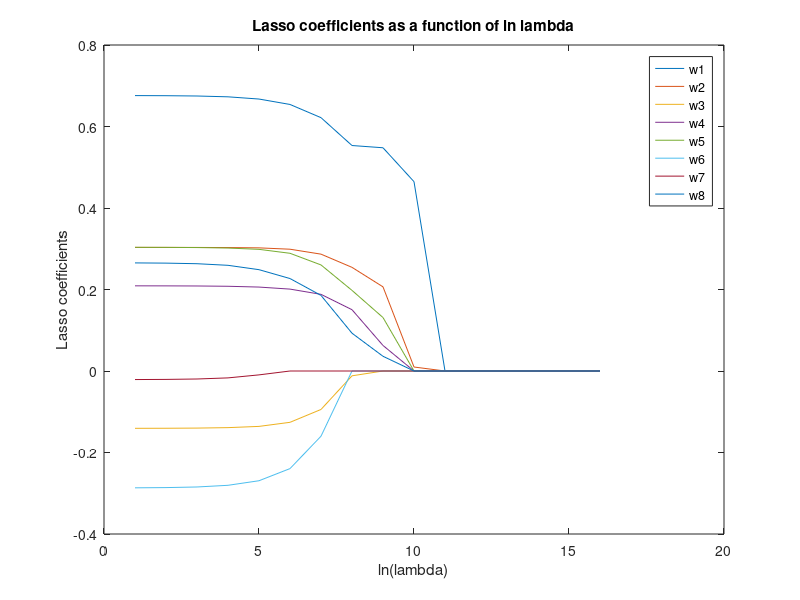
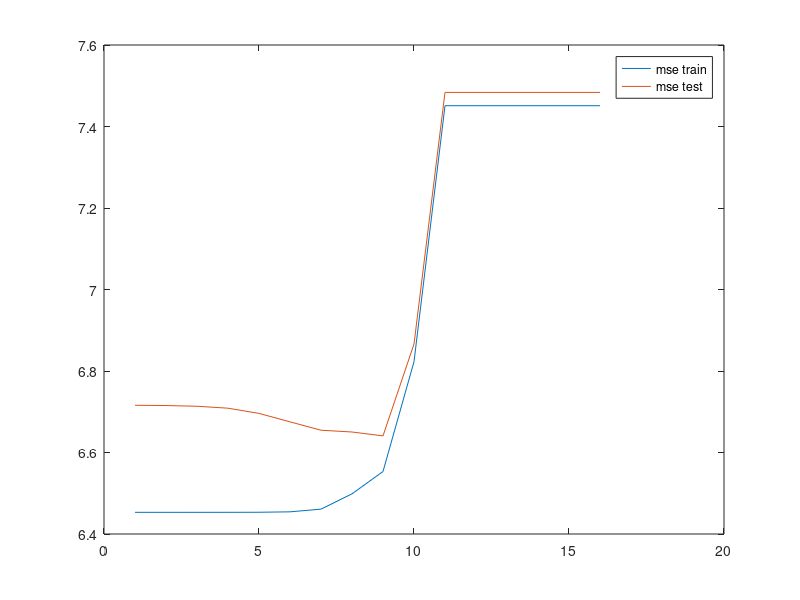

Reproduce these figures in MATLAB, in order. (Note: this script raises an error after producing the figures.)

% Problem 7.4 - Lasso vs Ridge
% Silvia Ionescu
% 11-18-2016

clear; close all; clc;

% train and test datasets
quad_data = load('prostateStnd.mat');

xtrain = quad_data.Xtrain;
ytrain = quad_data.ytrain;

xtest = quad_data.Xtest;
ytest = quad_data.ytest;

mean = sum(xtrain,1)/67;

for i = 1:size(xtrain,2)
    xtrain(:,i) = xtrain(:,i) - mean(:,i);
end

% Part 4c - ridge regresion
reg = exp(-5:10);
for j = 1:length(reg)
    b_ridge_train(:,j) = ridge(ytrain, xtrain, reg(j), 0);
    
    w(:,j) = b_ridge_train(2:end,j);
    for t = 1:100  
        for k = 1:size(xtrain,2)
            a = 2*sum(xtrain(:,k).^2 );
            c = 2*xtrain(:,k)'*(ytrain - (w(:,j)'*xtrain')' + w(k,j).*xtrain(:,k));
            w(k,j) = sign(c/a)* max(0, abs(c/a)-(reg(j)/a));
        end
    end
end

figure(1)
plot(w(1,:));
hold on
plot(w(2,:));
hold on
plot(w(3,:));
hold on
plot(w(4,:));
hold on
plot(w(5,:));
hold on
plot(w(6,:));
hold on
plot(w(7,:));
hold on
plot(w(8,:));

legend('w1', 'w2', 'w3', 'w4', 'w5', 'w6', 'w7','w8');
ylabel('Lasso coefficients');
xlabel('ln(lambda)');
title('Lasso coefficients as a function of ln lambda');

% laasso coefficients - calculate predictions
for p =1:length(reg)
    y_pred_train = (w(:,p)'*xtrain')';
    y_pred_test = (w(:,p)'*xtest')';
    mse_train(p) = 1/length(ytrain)*sum((ytrain - y_pred_train).^2);
    mse_test(p) = 1/length(ytest)*sum((ytest - y_pred_test).^2);
    
    y_pred_train_ridge = (b_ridge_train(2:end,p)'*xtrain')';
    y_pred_test_ridge = (b_ridge_train(2:end,p)'*xtest')';
    mse_train_ridge(p) = 1/length(ytrain)*sum((ytrain - y_pred_train_ridge).^2);
    mse_test_ridge(p) = 1/length(ytest)*sum((ytest - y_pred_test_ridge).^2);
end

figure(2)
plot(mse_train)
hold on
plot(mse_test);
lgd = legend('mse train', 'mse test');
lgd.Location = 'southeast';
ylabel('MSE for training and testing')
xlabel('ln(lambda)');
title('Lasso MSE of both training and testing data as a function lo ln lambda ')
hold off

% ridge regression
figure(3)
plot(b_ridge_train(2,:));
hold on
plot(b_ridge_train(3,:));
hold on
plot(b_ridge_train(4,:));
hold on
plot(b_ridge_train(5,:));
hold on
plot(b_ridge_train(6,:));
hold on
plot(b_ridge_train(7,:));
hold on
plot(b_ridge_train(8,:));
hold on
plot(b_ridge_train(9,:));
legend('w1', 'w2', 'w3', 'w4', 'w5', 'w6', 'w7','w8');
ylabel('Ridge regression coefficients');
xlabel('ln(lambda)');
title('Ridge regression as a function of ln lambda');

figure(4)
plot(mse_train_ridge)
hold on
plot(mse_test_ridge);
lgd = legend('mse train', 'mse test');
lgd.Location = 'southeast';
ylabel('MSE for training and testing')
xlabel('ln(lambda)');
title('Ridge regression MSE of both training and testing data vs. ln ?. ')
hold off